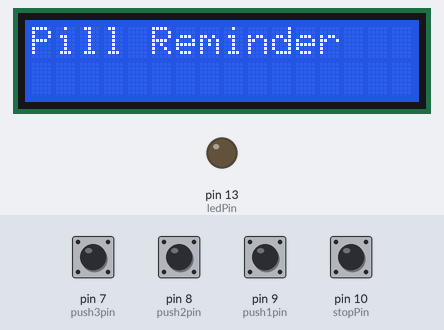
The sketch below on a simulated Arduino Uno, built with avr-gcc and run on an emulated ATmega328P. On the bench: 16×2 character LCD, output pins drawn as LEDs (lit = HIGH). The test bench sets the inputs (shaded band); at power-on: pin 7 (push3pin), pin 8 (push2pin), pin 9 (push1pin), pin 10 (stopPin) LOW. The local clock reads 2024-03-15 10:24:30 at power-on unless the sketch sets it.

Above: at 0.1 s.
At 3.2 s:
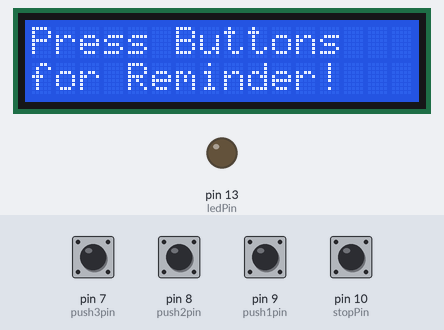
3.3 s: pin 10 (stopPin) pulled HIGH for 0.15 s
At 7.5 s:
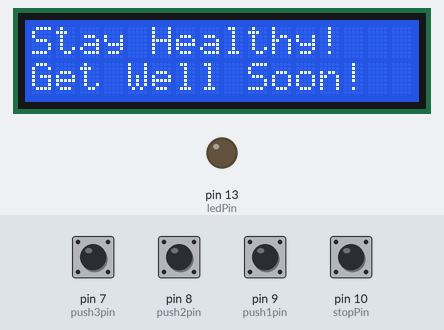
Timing chart, 0 to 9.0 s (numbered marks = the images above; inputs shaded):
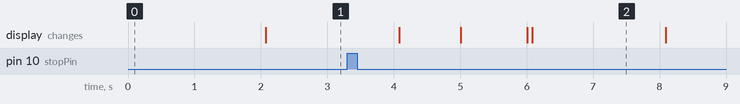

The sketch:

Medicine_Reminder_System.ino
```cpp
#include <LiquidCrystal.h>
#include <RTClib.h>
#include <Wire.h>
#include <EEPROM.h>

// Khởi tạo object
RTC_DS3231 rtc;
LiquidCrystal lcd(12, 11, 6, 5, 4, 3);

// ================= PIN =================
const int push1pin = 9;
const int push2pin = 8;
const int push3pin = 7;
const int stopPin = 10;

const int ledPin = LED_BUILTIN;
const int buzzerPin = 2;

// ================= EEPROM =================
int pushButtonValue = 0;
int theAddress = 0;

// ================= DEBOUNCE =================
unsigned long lastDebounce1 = 0;
unsigned long lastDebounce2 = 0;
unsigned long lastDebounce3 = 0;
const int debounceDelay = 50;

// ================= SCREEN =================
#define getHealthy 0
#define HELP_SCREEN 1
#define TIME_SCREEN 2

int screens = 0;
int maxScreen = 2;

unsigned long previousMillisLCD = 0;
const long intervalLCD = 2000;

// ================= BUZZ CONTROL =================
bool alarmActive = false;
unsigned long buzzStartTime = 0;
const long buzzDuration = 10000;

// ================= REMINDER TIME =================
int buzz8amHH = 8;
int buzz8amMM = 0;

int buzz2pmHH = 14;
int buzz2pmMM = 0;

int buzz8pmHH = 20;
int buzz8pmMM = 0;

// ================= LAST ALARM =================
int lastAlarmMinute = -1;

// ================= LCD FUNCTIONS =================
void showHealthy() {
  lcd.setCursor(0,0);
  lcd.print("Stay Healthy! ");
  lcd.setCursor(0,1);
  lcd.print("Get Well Soon! ");
}

void helpScreen() {
  lcd.setCursor(0,0);
  lcd.print("Press Buttons ");
  lcd.setCursor(0,1);
  lcd.print("for Reminder! ");
}

void timeScreen()
{
  DateTime now = rtc.now();

  lcd.setCursor(0,0);
  lcd.print("Time ");

  if(now.hour()<10) lcd.print("0");
  lcd.print(now.hour());
  lcd.print(":");

  if(now.minute()<10) lcd.print("0");
  lcd.print(now.minute());
  lcd.print(":");

  if(now.second()<10) lcd.print("0");
  lcd.print(now.second());

  lcd.print(" ");

  lcd.setCursor(0,1);
  lcd.print("Date ");
  lcd.print(now.day());
  lcd.print("/");
  lcd.print(now.month());
  lcd.print("/");
  lcd.print(now.year());
  lcd.print(" ");
}

// ================= SETUP =================

void setup()
{
  Serial.begin(9600);

  rtc.begin();

  if(rtc.lostPower())
  {
    rtc.adjust(DateTime(F(__DATE__), F(__TIME__)));
  }

  lcd.begin(16,2);
  lcd.print("Pill Reminder");
  delay(2000);
  lcd.clear();

  pinMode(push1pin, INPUT);
  pinMode(push2pin, INPUT);
  pinMode(push3pin, INPUT);
  pinMode(stopPin, INPUT);

  pinMode(ledPin, OUTPUT);
  pinMode(buzzerPin, OUTPUT);

  int val = EEPROM.read(theAddress);

  if(val>=1 && val<=3)
    pushButtonValue = val;
}

// ================= BUTTON =================

void checkButtons()
{
  static int lastReading1 = LOW;
  static int lastReading2 = LOW;
  static int lastReading3 = LOW;

  static int buttonState1 = LOW;
  static int buttonState2 = LOW;
  static int buttonState3 = LOW;

  static unsigned long lastDebounceTime1 = 0;
  static unsigned long lastDebounceTime2 = 0;
  static unsigned long lastDebounceTime3 = 0;

  int reading1 = digitalRead(push1pin);
  int reading2 = digitalRead(push2pin);
  int reading3 = digitalRead(push3pin);

  // ===== PUSH 1 =====
  if (reading1 != lastReading1)
  {
    lastDebounceTime1 = millis();
  }

  if ((millis() - lastDebounceTime1) > debounceDelay)
  {
    if (reading1 != buttonState1)
    {
      buttonState1 = reading1;

      if (buttonState1 == HIGH)
      {
        pushButtonValue = 1;
        EEPROM.write(theAddress,1);

        lcd.clear();
        lcd.print("Reminder set");
        lcd.setCursor(0,1);
        lcd.print("Once / day");
      }
    }
  }

  lastReading1 = reading1;

  // ===== PUSH 2 =====
  if (reading2 != lastReading2)
  {
    lastDebounceTime2 = millis();
  }

  if ((millis() - lastDebounceTime2) > debounceDelay)
  {
    if (reading2 != buttonState2)
    {
      buttonState2 = reading2;

      if (buttonState2 == HIGH)
      {
        pushButtonValue = 2;
        EEPROM.write(theAddress,2);

        lcd.clear();
        lcd.print("Reminder set");
        lcd.setCursor(0,1);
        lcd.print("Twice / day");
      }
    }
  }

  lastReading2 = reading2;

  // ===== PUSH 3 =====
  if (reading3 != lastReading3)
  {
    lastDebounceTime3 = millis();
  }

  if ((millis() - lastDebounceTime3) > debounceDelay)
  {
    if (reading3 != buttonState3)
    {
      buttonState3 = reading3;

      if (buttonState3 == HIGH)
      {
        pushButtonValue = 3;
        EEPROM.write(theAddress,3);

        lcd.clear();
        lcd.print("Reminder set");
        lcd.setCursor(0,1);
        lcd.print("3 Times/day");
      }
    }
  }

  lastReading3 = reading3;
}
// ================= ALARM =================

void startAlarm()
{
  alarmActive = true;
  buzzStartTime = millis();
}

void handleAlarm()
{
  if(alarmActive)
  {
    digitalWrite(ledPin, HIGH);
    tone(buzzerPin,1000);

    if(millis()-buzzStartTime > buzzDuration)
    {
      alarmActive=false;
      digitalWrite(ledPin,LOW);
      noTone(buzzerPin);
    }
  }

  if(digitalRead(stopPin)==HIGH)
  {
    alarmActive=false;
    digitalWrite(ledPin,LOW);
    noTone(buzzerPin);
  }
}

// ================= CHECK TIME =================

void checkReminder()
{
  DateTime now = rtc.now();

  if(now.minute()==lastAlarmMinute)
    return;

  if(pushButtonValue>=1)
  {
    if(now.hour()==buzz8amHH && now.minute()==buzz8amMM)
    {
      startAlarm();
      lastAlarmMinute = now.minute();
    }
  }

  if(pushButtonValue>=3)
  {
    if(now.hour()==buzz2pmHH && now.minute()==buzz2pmMM)
    {
      startAlarm();
      lastAlarmMinute = now.minute();
    }
  }

  if(pushButtonValue>=2)
  {
    if(now.hour()==buzz8pmHH && now.minute()==buzz8pmMM)
    {
      startAlarm();
      lastAlarmMinute = now.minute();
    }
  }
}

// ================= SCREEN =================

void changeScreen()
{
  if(millis()-previousMillisLCD > intervalLCD)
  {
    previousMillisLCD = millis();

    screens++;

    if(screens>maxScreen)
      screens=0;

    lcd.clear();
  }

  if(screens==getHealthy)
    showHealthy();

  if(screens==HELP_SCREEN)
    helpScreen();

  if(screens==TIME_SCREEN)
    timeScreen();
}

// ================= LOOP =================

void loop()
{
  checkButtons();

  checkReminder();

  handleAlarm();

  changeScreen();
}
```
